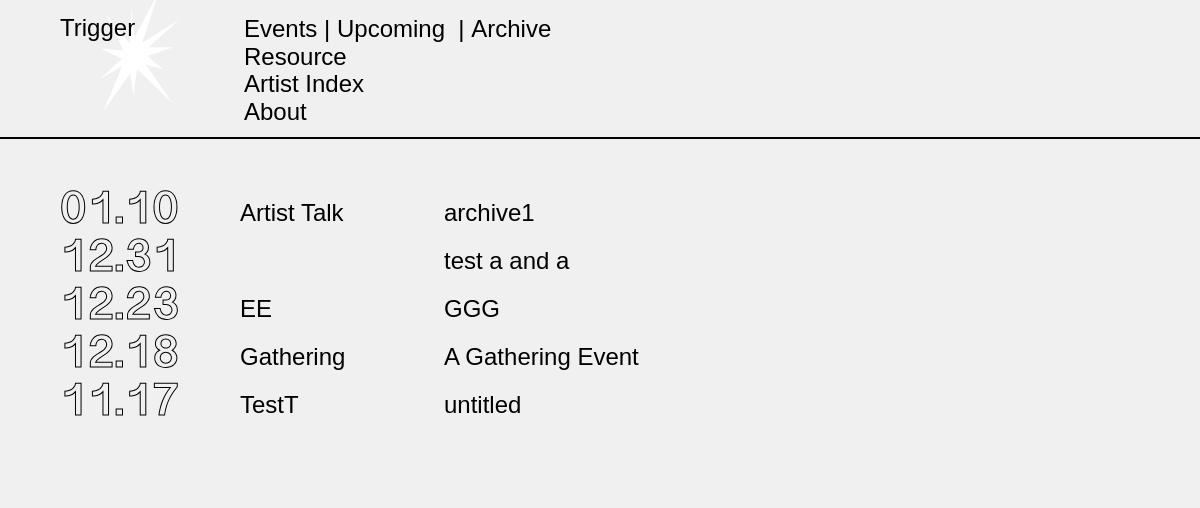
Screenshot of /events/archive with the database file from the repository.
### tables this page shows
CREATE TABLE `objects` (
  `id` int(10) unsigned NOT NULL AUTO_INCREMENT,
  `active` int(1) unsigned NOT NULL DEFAULT '1',
  `created` datetime DEFAULT NULL,
  `modified` datetime DEFAULT NULL,
  `rank` int(10) unsigned DEFAULT NULL,
  `name1` tinytext,
  `name2` tinytext,
  `url` tinytext,
  `email` tinytext,
  `begin` datetime DEFAULT NULL,
  `end` datetime DEFAULT NULL,
  `date` datetime DEFAULT NULL,
  `head` tinytext,
  `main_two` mediumblob,
  `notes` mediumblob,
  `event_date` datetime DEFAULT NULL,
  `location` text,
  `cato` tinytext,
  `event_time` datetime DEFAULT NULL,
  `main_one` mediumblob,
  `website` text,
  `exhibit` text,
  `reading` text,
  `qanda` mediumblob,
  `thumbnail` tinytext,
  `reading_fromid` int(10) DEFAULT NULL,
  `reading_toid` int(10) DEFAULT NULL,
  PRIMARY KEY (`id`)
);

### controller/nav_controller.php (called while the page is built)
<?
$menu_items = $oo->children(0);
foreach($menu_items as $key => $mi){
	if($mi['url'] == 'events'){
		$menu_items[$key]['submenu'] = $oo->children($mi['id']);
	}
}
require_once('views/nav.php');

### controller/head_controller.php (called while the page is built, shortened)
<?
$oo = new Objects();
$uu = new URL();
if($uu->id)
    $item = $oo->get($uu->id);
else
    $item = $oo->get(0);
require_once('views/head.php');
?>

### open-records-generator/models/objects.php (called while the page is built, shortened)
<?
class Objects extends Model
{
	public function children($o)
	{
		$fields = array("objects.*");
		$tables = array("objects", "wires");
		$where	= array("wires.fromid = '".$o."'",
						"wires.active = 1",
						"wires.toid = objects.id",
						"objects.active = '1'");
		$order 	= array("objects.rank", "objects.begin", "objects.end", "objects.name1");
		return $this->get_all($fields, $tables, $where, $order);
	}
}
?>

### open-records-generator/models/model.php (called while the page is built, shortened)
<?
class Model
{
	public static function get($id)
	{
		global $db;
		$sql = "SELECT *
				FROM " . static::table_name . "
				WHERE id = $id
				LIMIT 1";
		$res = $db->query($sql);
		$item = $res->fetch_assoc();
		return $item;
	}
	public static function get_all(	$fields = array("*"),
									$tables = array("objects"),
									$where = array(),
									$order = array(),
									$limit = '',
									$descending = FALSE,
									$distinct = TRUE)
	{
		global $db;
		$sql = "SELECT ";
		if($distinct)
			$sql .= "DISTINCT ";
		$sql .= implode(", ", $fields) . " ";
		$sql .= "FROM " . implode(", ", $tables) . " ";
		if (!empty($where))
			$sql .= "WHERE " . implode(" AND ", $where) . " ";
		if (!empty($order))
			$sql .= "ORDER BY " . implode(", ", $order) . " ";
        if ($descending)
                $sql .= "DESC ";
		$res = $db->query($sql);
		$items = array();
		while ($obj = $res->fetch_assoc())
			$items[] = $obj;
		return $items;
	}
}
?>

### controller/home_controller.php (called while the page is built, shortened)
<?
$ee = new Events();
if(count($uri) < 3){
	$home_upcoming_limit = 4;
	$home_archive_limit = 10;
	$thisView = 'home';
}elseif($uri[2] == "upcoming"){
	$home_upcoming_limit = '';
	$home_archive_limit = 0;
	$thisView = 'upcoming';
}elseif($uri[2] == "archive"){
	$home_archive_limit = '';
	$thisView = 'archive';
}
if($home_archive_limit !== 0){
	$archive_events = $ee->get_archive($home_archive_limit);
}
require_once("views/home.php");
?>

### open-records-generator/models/events.php (called while the page is built, shortened)
<?
class Events extends Objects
{
	public function get_archive($limit = '')
	{
		global $db;
		$sql_archive = "SELECT id FROM objects WHERE url = 'archive' AND active = '1'";
		$res = $db->query($sql_archive);
		$archive_id = $res->fetch_assoc();
		$archive_id = $archive_id["id"];
		$fields = array("objects.*");
		$tables = array("objects", "wires");
		$where	= array("wires.fromid = '".$archive_id."'",
						"wires.active = 1",
						"wires.toid = objects.id",
						"objects.active = '1'");
		$order 	= array("objects.rank", "objects.event_date");
		$archive_events = $this->get_all($fields, $tables, $where, $order, $limit, TRUE);
		return $archive_events;
	}
}
?>

### views/home.php (the view, shortened to what this page needs)
<div id = "main_ctner_list_<? echo $thisView; ?>" class = 'main_ctner main_ctner_list'>
	<?
	if($home_archive_limit !== 0){
	?>
	<div id = "arch_ctner">
		<? echo ( $thisView == 'home' ) ? '<h4 id = "arch_ctner_title" class = "ctner_title">Archive&darr;</h4>' : '' ;
			foreach($archive_events as $ae){
			?>
			<a class = "event event_arch explodeCtner" href = "/events/archive/<? echo $ae['url']; ?>">
				<svg class = 'explode'></svg>
				<h3 class = "event_arch_date"><?
					if(!empty($ae['event_date'])){
						echo date("m.d", strtotime($ae['event_date']));
					}
				?></h3>
				<h4 class = "event_arch_cato"><? echo $ae['cato']; ?></h4>
				<h4 class = "event_arch_title"><? echo $ae['name1']; ?></h4>
			</a>
		<?
		}
		?>
	</div>
	<?
	}
	?>
</div>

### views/nav.php (shortened to what this page needs)
<div id = "nav" class = "<? echo ($uri[1] == "") ? "" : "folded" ?>">
	<div id = "title" >
		<h1 class = 'logo_explodeCtner'><a href = "/">Trigger</a></h1>
	</div>
	<div id = "menu_ctner">
		<? foreach($menu_items as $mi){
			$this_url = strtolower($mi['url']);
		?>
			<div id = "menu_btn_<? echo $this_url; ?>" class = "menu_btn" >
				<a class = "<?
					if($this_item == 'events') echo ($uri[1] == $this_url || $uri[1] == '') ? 'active' : '' ;
					else echo ($uri[1] == $this_url) ? 'active' : '' ;
					?> explodeCtner"  href = "/<? echo $this_url; ?>">
					<svg class = 'explode'></svg><? echo $mi['name1'] ?>
				</a>
				<? if(isset($mi['submenu'])){
						foreach($mi['submenu'] as $si){
							$this_sub_name = $si['name1'];
							$this_sub_url = strtolower($si['url']);
							?>
							<a class = "<? echo ($uri[2] == $this_sub_url) ? 'active' : '' ?> explodeCtner"  href = "/<? echo $this_url; ?>/<? echo $this_sub_url; ?>">
								<svg class = 'explode'></svg>&nbsp;|&nbsp;<? echo $this_sub_name; ?>&nbsp;</a>
					<? } ?>
				<? } ?>
			</div>
		<? } ?>
	</div>
</div>

### style/exe.css (style rules this page uses)
* { padding: 0; margin: 0; -webkit-box-sizing: border-box; -moz-box-sizing: border-box; box-sizing: border-box; position: relative; position: -webkit-relative; }
html { font-size: 1vw; font-family: neue-haas-grotesk-text, sans-serif; font-weight: 400; font-style: normal; }
body { background-color: #f0f0f0; color: black; }
h1 { font-weight: 400; font-size: 2rem; line-height: 1.05em; }
h3 { font-family: "mala_r"; font-weight: 400; font-style: normal; }
h4 { font-weight: 400; font-size: 2rem; line-height: 1.05em; }
a { color: #000; text-decoration: none; font-style: normal; }
.explode { position: absolute; position: -webkit-absolute; pointer-events: none; z-index: -1; }
#nav { display: grid; grid-template-columns: repeat(12, 1fr); grid-gap: 2vw; position: fixed; position: -webkit-fixed; top: 0; left: 0; z-index: 1000; width: 100vw; max-width: 100%; padding: 1.25vw 5vw 1vw 5vw; background-color: #f0f0f0; }
#nav #title { grid-column: 1/2 span; }
#nav #title a { font-style: normal; }
#nav #menu_ctner { grid-column: 3/8 span; }
#nav #menu_ctner a { font-size: 2rem; line-height: 1.15em; display: inline-block; max-height: 5vw; -webkit-transition: max-height 0.35s; -moz-transition: max-height 0.35s; -ms-transition: max-height 0.35s; -o-transition: max-height 0.35s; transition: max-height 0.35s; }
#nav #menu_ctner a.active { font-style: normal; }
#nav #menu_ctner .menu_btn { cursor: pointer; display: flex; }
#nav.folded { border-bottom: none; }
#nav.folded #menu_ctner a:not(.active) { max-height: 0; overflow: hidden; }
.logo_explodeCtner .explode { width: 100%; height: 10vw; top: -2vw; }
.main_ctner { margin-bottom: 6vw; border-bottom: 2px solid #000; padding-top: 15vw; }
.main_ctner_list { overflow: hidden; }
.main_ctner_list .event { cursor: pointer; color: black; text-decoration: none; display: block; }
.main_ctner_list #arch_ctner { padding: 0 5vw; padding-bottom: 2vw; }
.main_ctner_list #arch_ctner::after { content: ""; display: block; height: 0; clear: both; }
.main_ctner_list #arch_ctner .event_arch { display: flex; padding-top: 1.5vw; font-size: 2rem; }
.main_ctner_list #arch_ctner .event_arch * { align-self: flex-end; }
.main_ctner_list #arch_ctner .event_arch .event_arch_date { font-family: "mala_b"; font-size: 2em; letter-spacing: 0.02em; line-height: 2.5vw; width: 15vw; color: black; -webkit-text-fill-color: transparent; -webkit-text-stroke-width: 1px; -webkit-text-stroke-color: black; }
.main_ctner_list #arch_ctner .event_arch .event_arch_cato { font-size: 1em; line-height: 2.5vw; width: 17vw; }
.main_ctner_list #arch_ctner .event_arch .event_arch_title { font-size: 1em; line-height: 2.5vw; }
#main_ctner_list_upcoming, #main_ctner_list_archive { padding-bottom: 3vw; border-bottom: 0; }

### rows the page displays
objects: name1 "Events"
objects: name1 "Upcoming"
objects: name1 "Archive"
objects: name1 "Resource"
objects: name1 "Artist Index"
objects: name1 "About"
objects: event_date "01.10", cato "Artist Talk", name1 "archive1"
objects: event_date "12.31", name1 "test a and a"
objects: event_date "12.23", cato "EE", name1 "GGG"
objects: event_date "12.18", cato "Gathering", name1 "A Gathering Event"
objects: event_date "11.17", cato "TestT", name1 "untitled"
